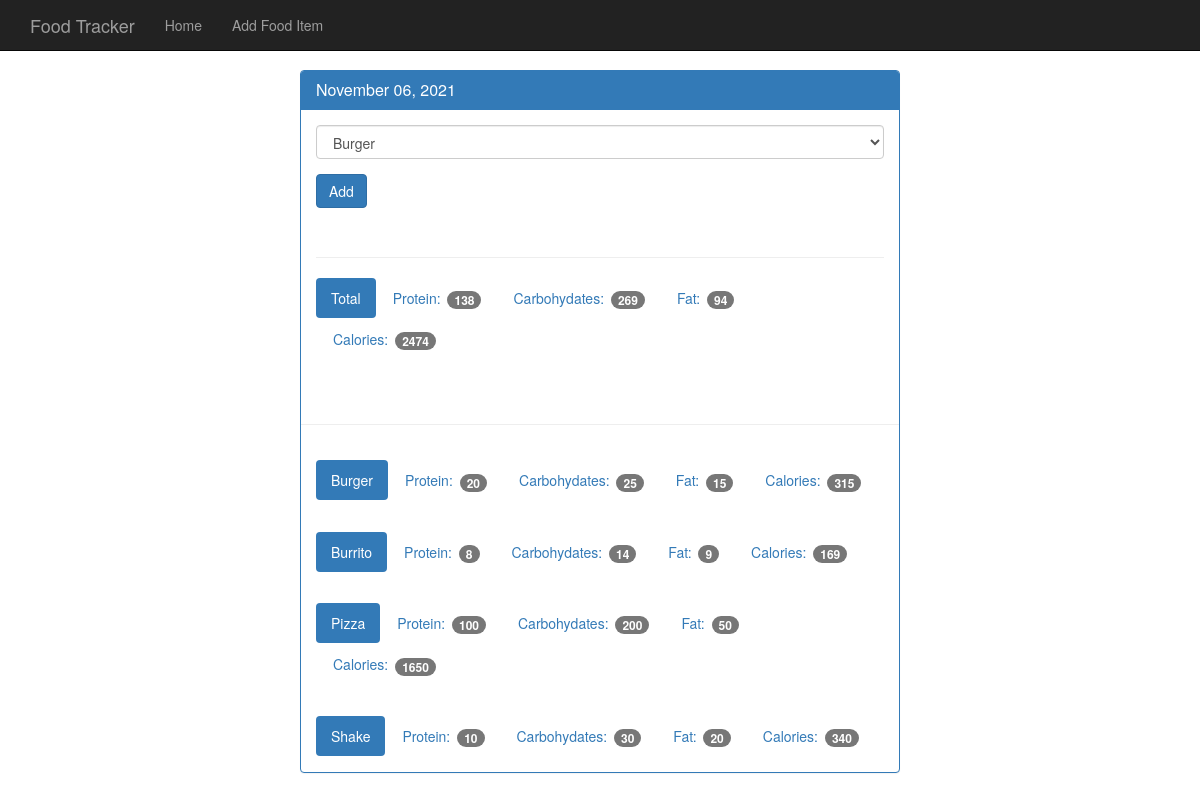
Screenshot of /view/20211106 with the database file from the repository.
### tables this page shows
CREATE TABLE food (
	id integer primary key autoincrement,
	name text not null,
	protein integer not null,
	carbohydrates integer not null,
	fat integer not null,
	calories integer not null
);

### app.py (the view)
@app.route('/view/<date>', methods=['POST', 'GET'])  # date is going to be 20170130
def view(date):
    db = get_db()
    cur = db.execute('select id, entry_date from log_date where entry_date = ?', [date])
    date_result = cur.fetchone()
    if request.method == 'POST':
        db.execute('insert into food_date (food_id, log_date_id) values (?, ?)', [request.form['food-select'], date_result['id']])
        db.commit()
    d = datetime.strptime(str(date_result['entry_date']), '%Y%m%d')
    pretty_date = datetime.strftime(d, '%B %d, %Y')
    food_cur = db.execute('select id, name from food')
    food_results = food_cur.fetchall()
    log_cur = db.execute('''select food.name, food.protein, food.carbohydrates, food.fat, food.calories
    from log_date
    join food_date on food_date.log_date_id = log_date.id
    join food on food.id = food_date.food_id
    where log_date.entry_date = ?''', [date])
    log_results = log_cur.fetchall()
    totals = {}
    totals['protein'] = 0
    totals['carbohydrates'] = 0
    totals['fat'] = 0
    totals['calories'] = 0
    for food in log_results:
        totals['protein'] += food['protein']
        totals['carbohydrates'] += food['carbohydrates']
        totals['fat'] += food['fat']
        totals['calories'] += food['calories']
    return render_template('day.html', entry_date=date_result['entry_date'], pretty_date=pretty_date,
                           food_results=food_results, log_results=log_results, totals=totals)

### database.py (called while the page is built)
def connect_db():
    sql = sqlite3.connect('food_log.db')
    sql.row_factory = sqlite3.Row
    return sql

def get_db():
    if not hasattr(g, 'sqlite3_db'):
        g.sqlite_db = connect_db()
    return g.sqlite_db

### templates/day.html
{% extends "base.html" %}
{% block body %}
    <nav class="navbar navbar-inverse navbar-fixed-top">
      <div class="container">
        <div class="navbar-header">
          <a class="navbar-brand" href="{{ url_for('index') }}">Food Tracker</a>
        </div>
        <div id="navbar" class="navbar-collapse collapse">
          <ul class="nav navbar-nav">
            <li><a href="{{ url_for('index') }}">Home</a></li>
            <li><a href="{{ url_for('food') }}">Add Food Item</a></li>
          </ul>
        </div>
      </div>
    </nav>
    <div class="container theme-showcase col-sm-6 col-sm-offset-3" role="main">
      <div class="row">
        <div>
          <div class="panel panel-primary">
            <div class="panel-heading">
	      <h3 class="panel-title">{{ pretty_date }}</h3>
            </div>
            <div class="panel-body">
		<form method="POST" action="{{ url_for('view', date=entry_date) }}">
                <div class="form-group">
                  <select class="form-control" name="food-select">
		    {% for food in food_results %}
		    <option value={{ food.id }}>{{ food.name }}</option>
                    {% endfor %}
		  </select>
                </div>
                <button type="submit" class="btn btn-primary">Add</button>
              </form>
              <div class="page-header"></div>
              <ul class="nav nav-pills" role="tablist">
                <li class="active"><a>Total</a></li>
		<li><a>Protein: <span class="badge">{{ totals.protein }}</span></a></li>
		<li><a>Carbohydates: <span class="badge">{{ totals.carbohydrates }}</span></a></li>
		<li><a>Fat: <span class="badge">{{ totals.fat }}</span></a></li>
		<li><a>Calories: <span class="badge">{{ totals.calories }}</span></a></li>
              </ul>
            </div>
            <div class="page-header"></div>
	    {% for food in log_results %}
            <div class="panel-body">
              <ul class="nav nav-pills" role="tablist">
		<li class="active"><a>{{ food.name }}</a></li>
		<li><a>Protein: <span class="badge">{{ food.protein }}</span></a></li>
		<li><a>Carbohydates: <span class="badge">{{ food.carbohydrates }}</span></a></li>
		<li><a>Fat: <span class="badge">{{ food.fat }}</span></a></li>
		<li><a>Calories: <span class="badge">{{ food.calories }}</span></a></li>
              </ul>
            </div>
	    {% endfor %}
          </div>
        </div>
      </div>
    </div>
{% endblock %}

### templates/base.html (shortened to what this page needs)
<!DOCTYPE html>
<html lang="en">
  <head>
    <link href="{{ url_for('static', filename='bootstrap.min.css') }}" rel="stylesheet">
    <link href="{{ url_for('static', filename='theme.css') }}" rel="stylesheet">
  </head>
  <body>
  {% block body %}{% endblock %}
  </body>
</html>

### static/theme.css (style rules this page uses)
body { padding-top: 70px; padding-bottom: 30px; }

### rows the page displays
food: name "Burger", protein "20", carbohydrates "25", fat "15", calories "315"
food: name "Burrito", protein "8", carbohydrates "14", fat "9", calories "169"
food: name "Pizza", protein "100", carbohydrates "200", fat "50", calories "1650"
food: name "Shake", protein "10", carbohydrates "30", fat "20", calories "340"

### other values shown
{{ pretty_date }} "November 06, 2021"
{{ totals.protein }} "138"
{{ totals.carbohydrates }} "269"
{{ totals.fat }} "94"
{{ totals.calories }} "2474"
form field food-select "Burger"
